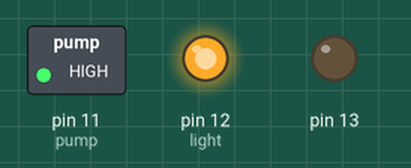
Bench run of a sketch on a simulated Arduino Uno, built with avr-gcc and run on an emulated ATmega328P. Shown: switched loads named in the sketch (green lamp = pin HIGH), output pins drawn as LEDs (lit = HIGH).

Above: at 0.1 s.
At 6.1 s:
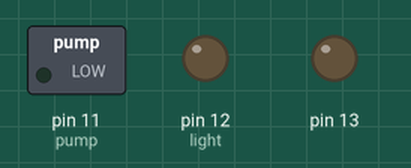
Timing chart, 0 to 7.6 s (numbered marks = the images above):
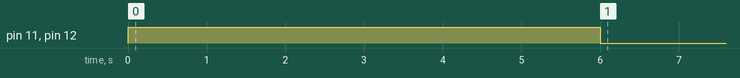

The sketch:

simple_out.ino
```cpp
int led=13;
int light=12;
int pump=11;

int msInHour=1000*60*60;
float HoursLight=14;

int waterIntHours=6;
int waterTime=20*1000;


unsigned long clk=millis();
unsigned long Wclk=millis();


void setup() {
  pinMode(13, OUTPUT);
  pinMode(12, OUTPUT);
  pinMode(11, OUTPUT);
  Serial.begin(9600);
}

void checkDay(){
  if(millis()<clk+1000){
    digitalWrite(light,HIGH);
  }
  else {
    digitalWrite(light,LOW);
  }
  if(millis()>clk+4000||millis()<clk){
    clk=millis();
  }
}
void checkWater(){
  if(millis()<Wclk+2000){
    digitalWrite(pump,HIGH);
  }
  else {
    digitalWrite(pump,LOW);
  }
  if(millis()>Wclk+4000||millis()<Wclk){
    Wclk=millis();
  }
}

void loop() {
  checkDay();
  checkWater();


  analogWrite(13,255*float(float((millis()-clk))/4000));
  delay(2000);
  analogWrite(13,255*float(float((millis()-Wclk))/4000));
  delay(2000);
  analogWrite(13,0);
  delay(2000);
}
```

Measured:
- by itself, pin 11 (pump), pin 12 (light): LOW → HIGH at 0.00 s, → LOW 6.0 s later
